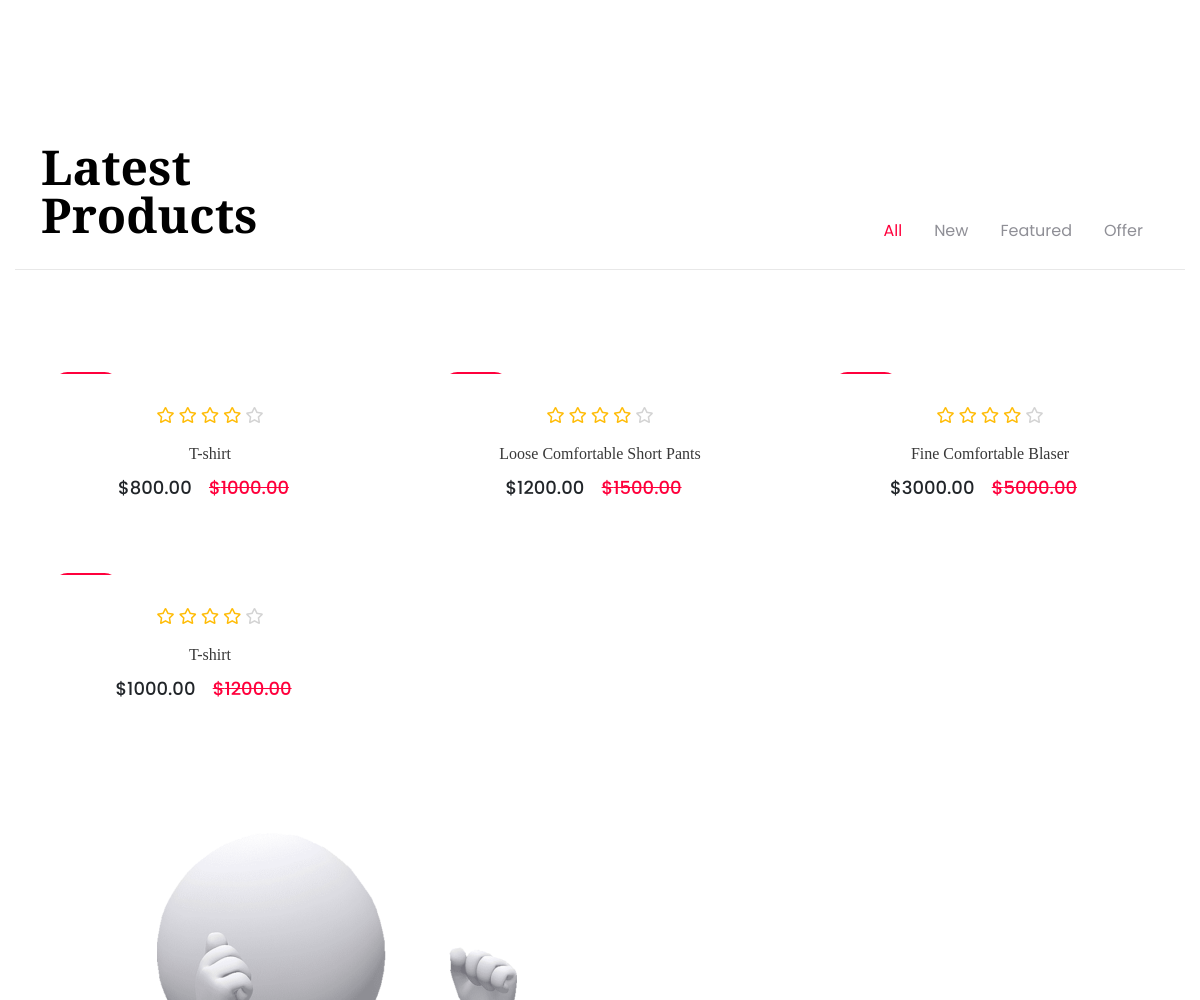
/ (middle part), run on an earlier commit of the app's database.
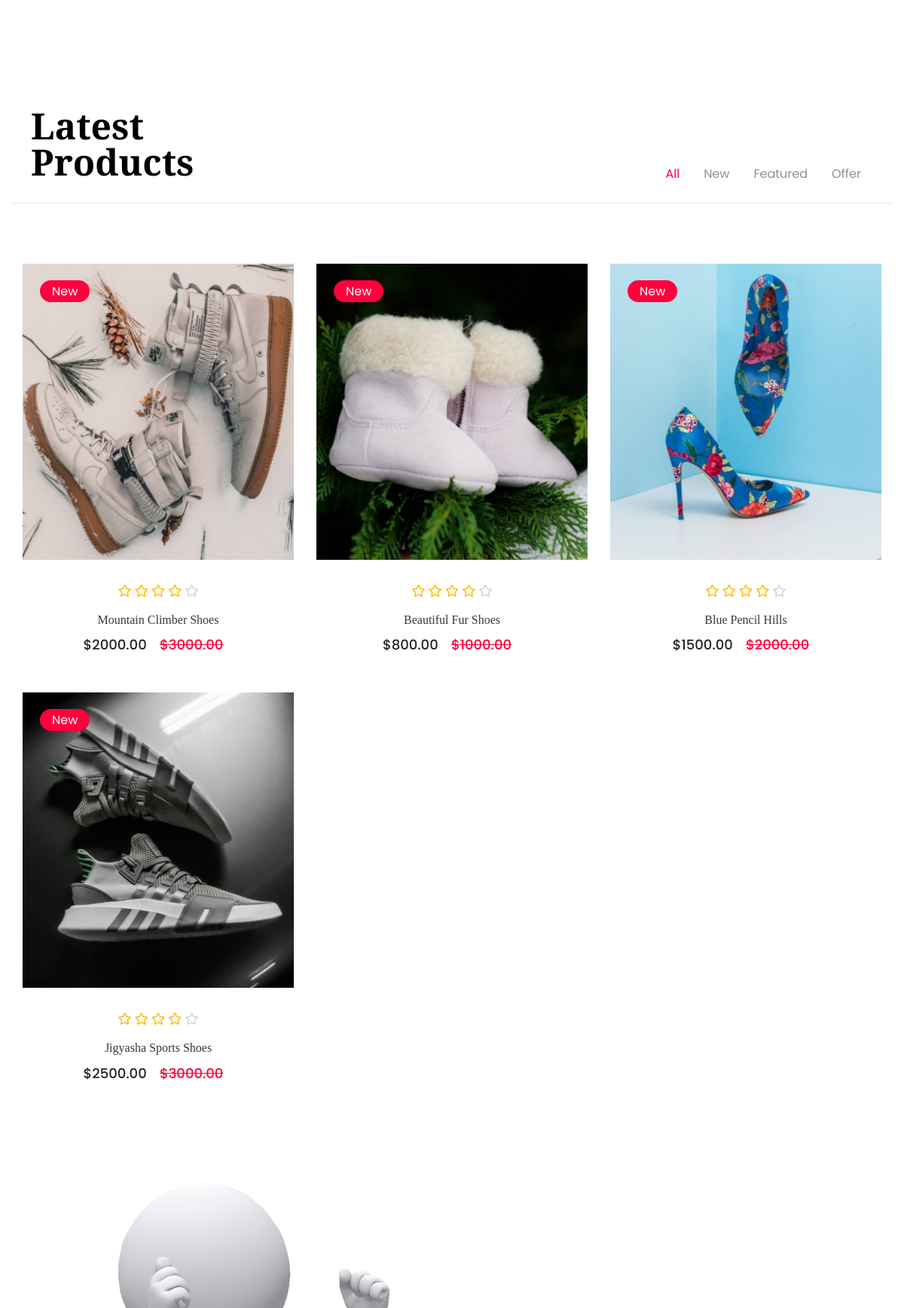
And on a later commit of the database.
### shop/models.py (models this page shows, shortened)
class Product(models.Model):
    title = models.CharField(max_length=50)
    old_price = models.DecimalField(max_digits=10, decimal_places=2)
    new_price = models.DecimalField(max_digits=10, decimal_places=2)
    category = models.CharField(max_length=10, choices=PRODUCT_CHOICES)
    slug = models.SlugField(max_length=75, unique=True)
    description = models.TextField()
    cover_image = models.ImageField(upload_to='products/cover_images')
    image1 = models.ImageField(upload_to='products/images', null=True, blank=True)
    image2 = models.ImageField(upload_to='products/images', null=True, blank=True)
    rating = models.DecimalField(max_digits=2, default=4.5, decimal_places=1)
    ratings_quantity = models.IntegerField(default=0)
    available = models.BooleanField(default=True)
    created_at = models.DateField(default=timezone.now)

### root/views.py (the view)
# urls.py: 2. Add a URL to urlpatterns:  path('', views.home, name='home')
def home(request):
    data = Product.objects.all()[:9]
    new = Product.objects.order_by('-created_at')[:9]
    featured = Product.objects.all()[:9]
    offers = Product.objects.all()[:9]
    banner = Banner.objects.all()
    context = {'data':data, 'new':new, 'featured':featured, 'offers':offers, 'banner':banner}
    return render(request, 'index.html', context)

### templates/index.html (shortened to what the changed rows need)
{% extends 'base.html' %}
{% load static %}
  {% block content %}
    <section class="latest-product-area padding-bottom">
        <div class="container">
            <div class="row product-btn d-flex justify-content-end align-items-end">
                <div class="col-xl-4 col-lg-5 col-md-5">
                    <div class="section-tittle mb-30">
                        <h2>Latest Products</h2>
                    </div>
                </div>
            </div>
            <div class="tab-content" id="nav-tabContent">
                <div class="tab-pane fade show active" id="nav-home" role="tabpanel" aria-labelledby="nav-home-tab">
                    <div class="row">
                        {% for product in data %}
                          <div class="col-xl-4 col-lg-4 col-md-6">
                              <div class="single-product mb-60">
                                  <div class="product-img">
                                      <img src="{{product.cover_image.url}}" alt="">
                                      <div class="new-product">
                                          <span>New</span>
                                      </div>
                                  </div>
                                  <div class="product-caption">
                                      <div class="product-ratting">
                                          <i class="far fa-star"></i>
                                          <i class="far fa-star"></i>
                                          <i class="far fa-star"></i>
                                          <i class="far fa-star"></i>
                                          <i class="far fa-star low-star"></i>
                                      </div>
                                      <h4><a href="{% url 'shop:detail' product.slug %}">{{product.title}}</a></h4>
                                      <div class="price">
                                          <ul>
                                              <li>${{product.new_price}}</li>
                                              <li class="discount">${{product.old_price}}</li>
                                          </ul>
                                      </div>
                                  </div>
                              </div>
                          </div>
                        {% endfor %}
                    </div>
                </div>
            </div>
        </div>
    </section>
  {% endblock %}

What changed in the data, as far as the page shows it:
removed Product: title "T-shirt", new_price "800.00", old_price "1000.00"
removed Product: title "Loose Comfortable Short Pants", new_price "1200.00", old_price "1500.00"
removed Product: title "Fine Comfortable Blaser", new_price "3000.00", old_price "5000.00"
removed Product: title "T-shirt", new_price "1000.00", old_price "1200.00"
added Product: cover_image (picture), title "Mountain Climber Shoes", new_price "2000.00", old_price "3000.00"
added Product: cover_image (picture), title "Beautiful Fur Shoes", new_price "800.00", old_price "1000.00"
added Product: cover_image (picture), title "Blue Pencil Hills", new_price "1500.00", old_price "2000.00"
added Product: cover_image (picture), title "Jigyasha Sports Shoes", new_price "2500.00", old_price "3000.00"
